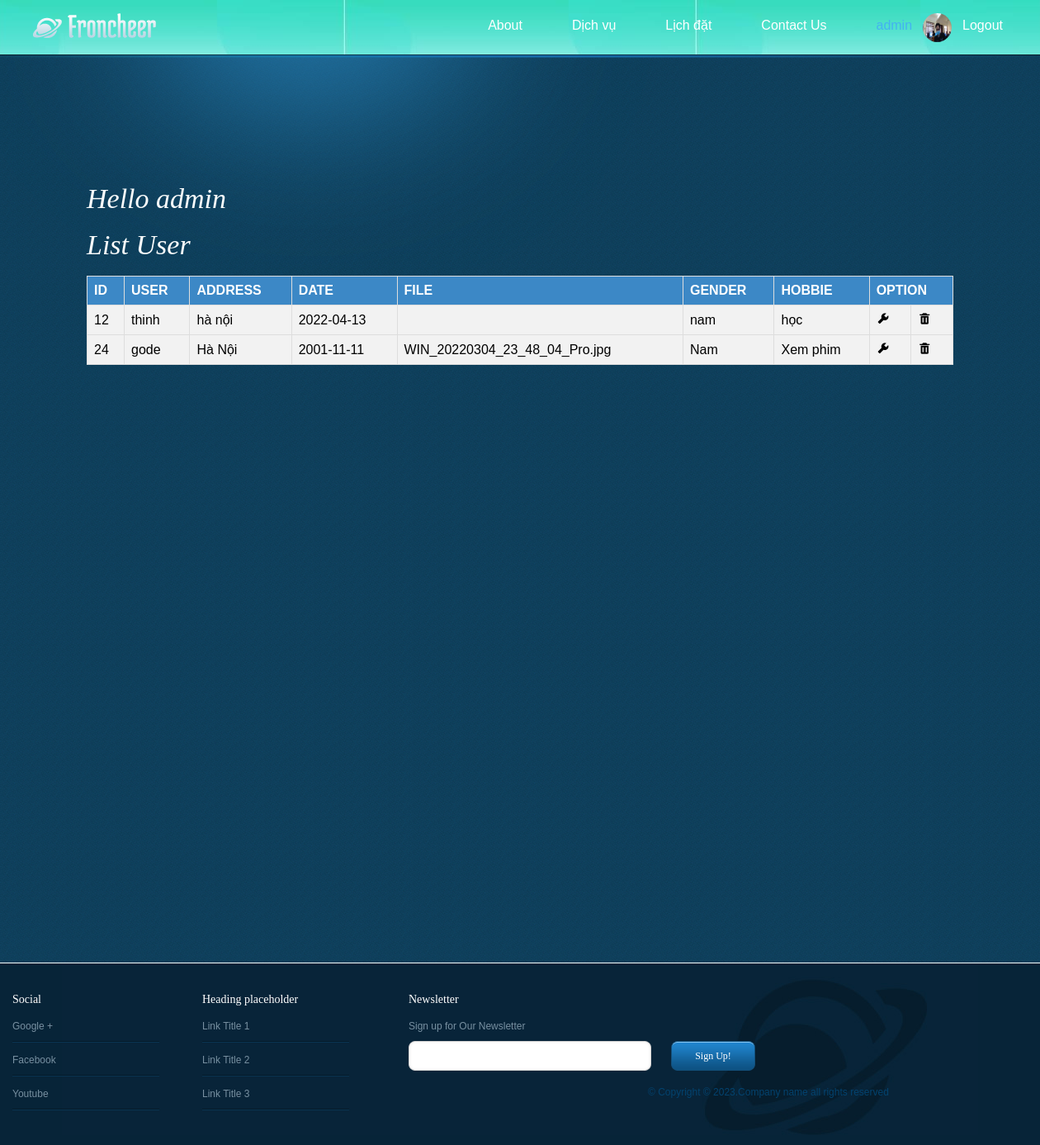
The page /admin.php (signed in) on the database its author committed.
### tables this page shows
CREATE TABLE `register` (
  `id_user` int(11) NOT NULL,
  `user` varchar(30) NOT NULL,
  `password` varchar(10) NOT NULL,
  `address` varchar(50) NOT NULL,
  `date` date NOT NULL,
  `file` varchar(200) NOT NULL,
  `gender` varchar(10) NOT NULL,
  `hobbie` varchar(50) NOT NULL,
  `level` varchar(1) NOT NULL
);

### control.php (called while the page is built, shortened)
<?php
include('connect.php');
 class data{
public function select_admin($user){
    global $conn;
    $sql="select * from register where user='$user'and level='1'";
    $run=mysqli_query($conn,$sql);
    return $run;
}
public function select_user_admin(){
    global $conn;
    $sql="select * from register where level='2'";
    $run=mysqli_query($conn,$sql);
    return $run;
}
}
?>

### admin.php (the view, shortened to what this page needs)
<!DOCTYPE html>
<html>
    <?php
include("control.php");
$get_data=new data();
if (empty($_SESSION['user'])){
    echo "Ban phai dang nhap";
    header('location:login.php');
}
else{
	$select_admin =$get_data -> select_admin($_SESSION['user']);
	foreach($select_admin as $se_admin)
	{
		$img = $se_admin['file'];
}
?>
<head>
	<link rel="stylesheet" href="css/style.css" type="text/css">
	<link href='https://unpkg.com/boxicons@2.1.2/css/boxicons.min.css' rel='stylesheet'>
</head>
<body>
	<div id="header">
		<div class="wrapper clearfix">
			<div id="logo">
				<a href="index.php"><img src="images/logo.png" alt="LOGO"></a>
			</div>
			<ul id="navigation">
				<li>
					<a href="about.php">About</a>
				</li>
				<li>
					<a href="blog.php">Dịch vụ</a>
				</li>
				<li>
					<a href="gallery.php">Lịch đặt</a>
				</li>
				<li >
					<a href="contact.php">Contact Us</a>
				</li>
				<li class="selected">
				<a  href="admin.php"><?php echo $se_admin['user'] ?>
				</li>
				<li style="margin:0px -17px;">
				<img src="img/<?php echo $img;?>" width="35px" height="35px"  style="border-radius:50%"  alt="">
				</li>
				<li>
				 <a href='logout.php'>Logout<a> </a>
				</li>
			</ul>
		</div>
	</div>
	<div id="contents">
		<div id="contact" class="wrapper clearfix">
			<div class="main">
                <h1><?php echo "Hello ".$_SESSION["user"]; ?><h1>
				<h1> List User</h1>
				<table>
					<tr>
						<th>ID</th>
						<th>USER</th>
						<th>ADDRESS</th>
						<th>DATE</th>
						<th>FILE</th>
						<th>GENDER</th>
						<th>HOBBIE</th>
						<th colspan="2">OPTION</th>
					</tr>
					<?php
					$select_user_admin=$get_data->select_user_admin();
					foreach($select_user_admin as $se_user_admin){
					?>
					<tr>
						<td><?php echo $se_user_admin['id_user']?></td>
						<td><?php echo $se_user_admin['user']?></td>
						<td><?php echo $se_user_admin['address']?></td>
						<td><?php echo $se_user_admin['date']?></td>
						<td><?php echo $se_user_admin['file']?></td>
						<td><?php echo $se_user_admin['gender']?></td>
						<td><?php echo $se_user_admin['hobbie']?></td>
						<td><a href="update_user.php?update=<?php echo $se_user_admin['id_user']?>" style="color: black;"><i class='bx bxs-wrench'></i></a></td>
						<td><a href="delete_user.php?delete=<?php echo $se_user_admin['id_user'] ?>" style="color: black;" onclick="return(confirm('Are You Sure ?'))"><i class='bx bxs-trash'></i></a></td>
					</tr>
					<?php
					}
					?>
				</table>
			</div>
		</div>
	</div>
	<div id="footer">
		<div class="body">
			<div class="wrapper clearfix">
				<div id="links">
					<div>
						<h4>Social</h4>
						<ul>
							<li>
								<a href="http://freewebsitetemplates.com/go/googleplus/" target="_blank">Google +</a>
							</li>
							<li>
								<a href="http://freewebsitetemplates.com/go/facebook/" target="_blank">Facebook</a>
							</li>
							<li>
								<a href="http://freewebsitetemplates.com/go/youtube/" target="_blank">Youtube</a>
							</li>
						</ul>
					</div>
					<div>
						<h4>Heading placeholder</h4>
						<ul>
							<li>
								<a href="trang1.php">Link Title 1</a>
							</li>
							<li>
								<a href="trang1.php">Link Title 2</a>
							</li>
							<li>
								<a href="trang1.php">Link Title 3</a>
							</li>
						</ul>
					</div>
				</div>
				<div id="newsletter">
					<h4>Newsletter</h4>
					<p>
						Sign up for Our Newsletter
					</p>
					<form action="trang1.php" method="post">
						<input type="text" value="">
						<input type="submit" value="Sign Up!">
					</form>
				</div>
				<p class="footnote">
					© Copyright © 2023.Company name all rights reserved
				</p>
			</div>
		</div>
	</div>
<?php
}
?>
</body>
</html>

### css/style.css (style rules this page uses)
body { background: url(../images/bg-body.jpg) repeat left top; font-family: Arial, Helvetica, sans-serif; min-width: 960px; margin: 0; }
img { border: 0; }
.wrapper { width: 1250px; margin: 0 auto; }
.clearfix:after { clear:both; content:""; display:block; height:1%; line-height:0; visibility:hidden; }
.btn1, .btn2, .btn3, #newsletter input { background: url(../images/interface.png) no-repeat; }
#header { background: url(../images/backgroudheader.jfif) repeat-x center top; height: 50px; padding: 16px 0 0; text-align: right; }
#logo { float: left; display: inline-block; margin-left: 10px; width: 78px; height: 90px; padding: 0 25px; }
#navigation { display: inline-block; height: 30px; list-style: none; margin: 0 10px; padding: 0; *width: 516px; }
#navigation li { float: left; margin: 0 30px; }
#navigation li:first-child { margin-left: 0; }
#navigation li a { color: #ffffff; line-height: 30px; padding: 0; text-decoration: none; }
#navigation li a:hover, #navigation li.selected a { color: #44b2f1; }
#contents { background: url(../images/bg-content.png) repeat-x center top; margin: 0 0 24px; padding: 56px 0 0; }
#contents h1, #featured h3 { color: #fbfdfd; font: italic 34px Georgia, "Times New Roman", Times, serif; font-style: italic; margin: 0 0 18px; }
.main { padding: 0 10px; }
#footer { background-color: #e8eff4; border-top: 1px solid #fdfcfc; }
#footer .body { background: #072438 url(../images/bg-footer.jpg) no-repeat center top; min-height: 136px; padding: 36px 0; }
#footer h4 { color: #fff; font: normal 14px Georgia, "Times New Roman", Times, serif; margin: 0 0 12px; }
#footer p { color: #7890a1; font-size: 12px; line-height: 24px; margin: 0; padding: 0 0 6px; }
#links { float: left; width: 460px; margin: 0 10px; }
#links > div { float: left; width: 230px; }
#links ul { list-style: none; width: 178px; margin: 0; padding: 0; }
#links ul li { background: url(../images/border-footer.png) repeat-x left bottom; margin: 0 0 6px; padding: 3px 0 8px; }
#links ul li:first-child { padding-top: 0; }
#links ul li a { color: #7890a1; font-size: 12px; line-height: 24px; text-decoration: none; }
#newsletter { float: left; width: 460px; margin: 0 10px 10px; }
#newsletter form { display: inline-block; }
#newsletter input { float: left; font: 12px/36px "Palatino Linotype", "Book Antiqua", Palatino, serif; height: 36px; border: 0; margin: 0; padding: 0; }
#newsletter input[type='text'] { background-position: 0 bottom; width: 282px; margin-right: 24px; padding-left: 6px; padding-right: 6px }
#newsletter input[type='submit'] { background-position: -304px bottom; color: #fff; cursor: pointer; width: 102px; }
#footer .footnote { float: right; display: inline-block; color: #03436f; width: 460px; margin-right: 10px; }

### admin.php (style rules this page uses)
.main { padding: 100px 100px 700px 100px; }
table { font-family: Arial, Helvetica, sans-serif; border-collapse: collapse; width: 100%; }
table th { padding-top: 12px; padding-bottom: 12px; text-align: left; background-color: #1571bdd2; color: white; }
table tr { background-color: #f2f2f2; }
table td, table th { border: 1px solid #ddd; padding: 8px; }

### rows shown on the page
register: user "admin", file (picture)
register: id_user "12", user "thinh", address "hà nội", date "2022-04-13", gender "nam", hobbie "học"
register: id_user "24", user "gode", address "Hà Nội", date "2001-11-11", file "WIN_20220304_23_48_04_Pro.jpg", gender "Nam", hobbie "Xem phim"

### other values the page prints
$_SESSION["user"] "admin"
